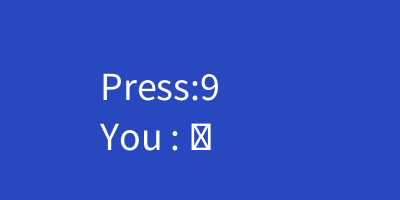
Frame 1 (no input)
Frame 60 (the mouse pressed at the canvas centre just before this capture): identical to frame 1, image omitted
Frame 120 (the mouse held since frame 60 and released just before this capture): identical to frame 1, image omitted

The Processing sketch that drew this single still picture (run headless with seeded random() and noise(); from frame 60 on, the mouse is pressed at the canvas centre):

// Processing sketch: week17_4
// ── week17_4.pde
//week17-4
void setup() {//設定只做一次
  size(400, 200);
  textSize(40);
}
char c='9';
String ans ="abcdefghijklmnopqrstuvwxyzABCDEFGHIJKLMNOPQRSTUVWXYZ";//Java的字串
int win=0; // 0:not win ,1:win
void draw() {//每秒60次
  background(#2748BF);
  text("Press:"+c, 100, 100);
  text("You : "+key, 100, 150);
  if ( c==key ) win=1;
  else win=0;

  if (win==1) {
    text("You Win!", 100, 50);
    int i = int(random(26+26));
    c = ans.charAt(i);
  }
}
